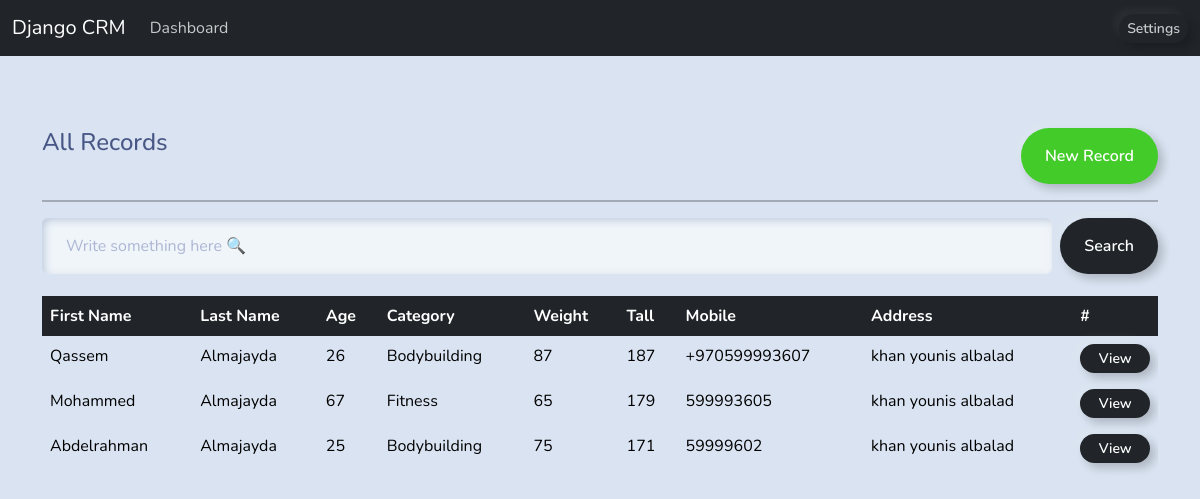
The page /dashboard/ (signed in) on the database its author committed.
### webapp/models.py (models this page shows, shortened)
class Record(models.Model):
    first_name = models.CharField(max_length=255)
    last_name = models.CharField(max_length=255)
    birth_date = models.DateField(auto_now=False)
    category = models.ForeignKey(Category , on_delete=models.SET_NULL , null = True)
    weight = models.IntegerField()
    tall = models.IntegerField()
    mobile = models.CharField(max_length=13)
    address= models.CharField(max_length=500)
    created_at = models.DateTimeField(auto_now_add=True)
    def get_age(self):
        today = date.today()
        age = today.year - self.birth_date.year - ((today.month, today.day) < (self.birth_date.month, self.birth_date.day))
        return age
    class Meta:
        ordering = ["-created_at"]

class Category(models.Model):
    name = models.CharField(max_length=50)
    crated_at = models.DateTimeField(auto_now_add=True)
    def __str__(self):
        return self.name

### webapp/views.py (the view)
# urls.py: path('dashboard/', views.dashboard, name='dashboard'),
@login_required
def dashboard(request):
    records = Record.objects.all()
    return render(request,"dashboard.html",{"records":records})

### webapp/templates/dashboard.html (shortened to what this page needs)
{% extends 'base.html' %}
{% block content %}
<div class="container table-responsive py-5">
  <br>
    <div class="d-flex justify-content-between">
        <div >
            <h4>All Records</h4>
        </div>
        <div >
            <a href="{% url 'new-record' %}" class="btn btn-outline-success ">New Record</a>
        </div>
    </div>
    <hr style="border: solid 1px #000; ">
    {% include 'components/search_field.html' %}
        <div class="tab-content table-responsive">
          {% if records %}
            <table class="table" style="margin-top: 2%;">
            <thead class="table-dark" style="raduis=30rem;">
              <tr>
                <th scope="col">First Name</th>
                <th scope="col">Last Name</th>
                <th scope="col">Age</th>
                <th scope="col">Category</th>
                <th scope="col">Weight</th>
                <th scope="col">Tall</th>
                <th scope="col">Mobile</th>
                <th scope="col">Address</th>
                <th scope="col">#</th>
              </tr>
            </thead>
            <tbody>
              {% for record in records %}
              <tr>
                <td>{{record.first_name}}</td>
                <td>{{record.last_name}}</td>
                <td>{{record.get_age}}</td>
                <td>{{record.category}}</td>
                <td>{{record.weight}}</td>
                <td>{{record.tall}}</td>
                <td>{{record.mobile}}</td>
                <td>{{record.address}}</td>
                <td>
                    <a href="{% url 'view-record' record.id %}" class="btn btn-outline-dark btn-sm w-100">View</a>
                </td>
                </tr>
              {% endfor %}
            </tbody>
          </table>
          {% else %}
          <br>
          <div class="alert alert-warning"role="alert">
            No records yet !
          </div>
          {% endif %}
        </div>
    </div>
{% endblock content %}

### rows shown on the page
Record: first_name "Qassem", last_name "Almajayda", get_age "26", category "Bodybuilding", weight "87", tall "187", mobile "+970599993607", address "khan younis albalad"
Record: first_name "Mohammed", last_name "Almajayda", get_age "67", category "Fitness", weight "65", tall "179", mobile "599993605", address "khan younis albalad"
Record: first_name "Abdelrahman", last_name "Almajayda", get_age "25", category "Bodybuilding", weight "75", tall "171", mobile "59999602", address "khan younis albalad"
